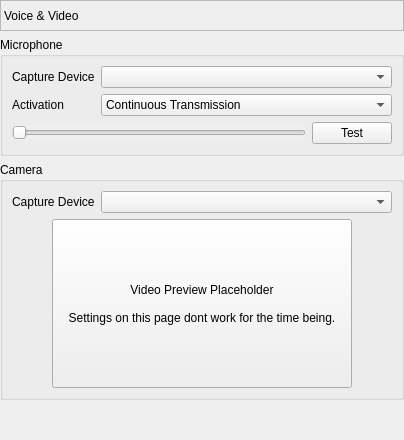
       <widget class="QWidget" name="pageVoiceVideo">
        <property name="enabled">
         <bool>true</bool>
        </property>
        <layout class="QVBoxLayout" name="verticalLayout_37">
         <property name="leftMargin">
          <number>0</number>
         </property>
         <property name="topMargin">
          <number>0</number>
         </property>
         <property name="rightMargin">
          <number>0</number>
         </property>
         <property name="bottomMargin">
          <number>0</number>
         </property>
         <item>
          <widget class="QLabel" name="lblVoiceVideoPage">
           <property name="sizePolicy">
            <sizepolicy hsizetype="Preferred" vsizetype="Fixed">
             <horstretch>0</horstretch>
             <verstretch>0</verstretch>
            </sizepolicy>
           </property>
           <property name="minimumSize">
            <size>
             <width>0</width>
             <height>31</height>
            </size>
           </property>
           <property name="frameShape">
            <enum>QFrame::Shape::StyledPanel</enum>
           </property>
           <property name="frameShadow">
            <enum>QFrame::Shadow::Sunken</enum>
           </property>
           <property name="text">
            <string>Voice &amp; Video</string>
           </property>
          </widget>
         </item>
         <item>
          <widget class="QGroupBox" name="grpMicrophone">
           <property name="sizePolicy">
            <sizepolicy hsizetype="Preferred" vsizetype="Preferred">
             <horstretch>0</horstretch>
             <verstretch>0</verstretch>
            </sizepolicy>
           </property>
           <property name="title">
            <string>Microphone</string>
           </property>
           <layout class="QFormLayout" name="formLayout_3">
            <item row="0" column="0">
             <widget class="QLabel" name="lblMic_1">
              <property name="text">
               <string>Capture Device</string>
              </property>
             </widget>
            </item>
            <item row="0" column="1">
             <widget class="QComboBox" name="cboMicDevice">
              <property name="sizePolicy">
               <sizepolicy hsizetype="Expanding" vsizetype="Fixed">
                <horstretch>0</horstretch>
                <verstretch>0</verstretch>
               </sizepolicy>
              </property>
              <property name="minimumSize">
               <size>
                <width>200</width>
                <height>0</height>
               </size>
              </property>
             </widget>
            </item>
            <item row="1" column="0">
             <widget class="QLabel" name="lblMic_2">
              <property name="enabled">
               <bool>true</bool>
              </property>
              <property name="text">
               <string>Activation</string>
              </property>
             </widget>
            </item>
            <item row="1" column="1">
             <widget class="QComboBox" name="cboMicActivation">
              <property name="sizePolicy">
               <sizepolicy hsizetype="Expanding" vsizetype="Fixed">
                <horstretch>0</horstretch>
                <verstretch>0</verstretch>
               </sizepolicy>
              </property>
              <property name="minimumSize">
               <size>
                <width>200</width>
                <height>0</height>
               </size>
              </property>
              <item>
               <property name="text">
                <string>Continuous Transmission</string>
               </property>
              </item>
              <item>
               <property name="text">
                <string>Push to Talk</string>
               </property>
              </item>
              <item>
               <property name="text">
                <string>Voice Activity Threshold</string>
               </property>
              </item>
             </widget>
            </item>
            <item row="2" column="0" colspan="2">
             <layout class="QHBoxLayout" name="horizontalLayout_36">
              <item>
               <widget class="lmWidgetThresholdSlider" name="sldMicThreshold">
                <property name="autoFillBackground">
                 <bool>true</bool>
                </property>
                <property name="tracking">
                 <bool>true</bool>
                </property>
                <property name="orientation">
                 <enum>Qt::Orientation::Horizontal</enum>
                </property>
               </widget>
              </item>
              <item>
               <widget class="QPushButton" name="btnTestMic">
                <property name="text">
                 <string>Test</string>
                </property>
               </widget>
              </item>
             </layout>
            </item>
           </layout>
          </widget>
         </item>
         <item>
          <widget class="QGroupBox" name="grpCamera">
           <property name="sizePolicy">
            <sizepolicy hsizetype="Preferred" vsizetype="Preferred">
             <horstretch>0</horstretch>
             <verstretch>0</verstretch>
            </sizepolicy>
           </property>
           <property name="title">
            <string>Camera</string>
           </property>
           <layout class="QFormLayout" name="formLayout_4">
            <item row="0" column="0">
             <widget class="QLabel" name="lblMic_4">
              <property name="text">
               <string>Capture Device</string>
              </property>
             </widget>
            </item>
            <item row="0" column="1">
             <widget class="QComboBox" name="cboCamDevice">
              <property name="sizePolicy">
               <sizepolicy hsizetype="Expanding" vsizetype="Fixed">
                <horstretch>0</horstretch>
                <verstretch>0</verstretch>
               </sizepolicy>
              </property>
              <property name="minimumSize">
               <size>
                <width>200</width>
                <height>0</height>
               </size>
              </property>
             </widget>
            </item>
            <item row="1" column="0" colspan="2">
             <layout class="QHBoxLayout" name="horizontalLayout_4">
              <item>
               <spacer name="horizontalSpacer_3">
                <property name="orientation">
                 <enum>Qt::Orientation::Horizontal</enum>
                </property>
                <property name="sizeHint" stdset="0">
                 <size>
                  <width>40</width>
                  <height>20</height>
                 </size>
                </property>
               </spacer>
              </item>
              <item>
               <widget class="QPushButton" name="pushButton_2">
                <property name="minimumSize">
                 <size>
                  <width>300</width>
                  <height>169</height>
                 </size>
                </property>
                <property name="text">
                 <string>Video Preview Placeholder

Settings on this page dont work for the time being.</string>
                </property>
               </widget>
              </item>
              <item>
               <spacer name="horizontalSpacer_2">
                <property name="orientation">
                 <enum>Qt::Orientation::Horizontal</enum>
                </property>
                <property name="sizeHint" stdset="0">
                 <size>
                  <width>40</width>
                  <height>20</height>
                 </size>
                </property>
               </spacer>
              </item>
             </layout>
            </item>
           </layout>
          </widget>
         </item>
         <item>
          <spacer name="verticalSpacer_11">
           <property name="orientation">
            <enum>Qt::Orientation::Vertical</enum>
           </property>
           <property name="sizeHint" stdset="0">
            <size>
             <width>20</width>
             <height>40</height>
            </size>
           </property>
          </spacer>
         </item>
        </layout>
       </widget>
